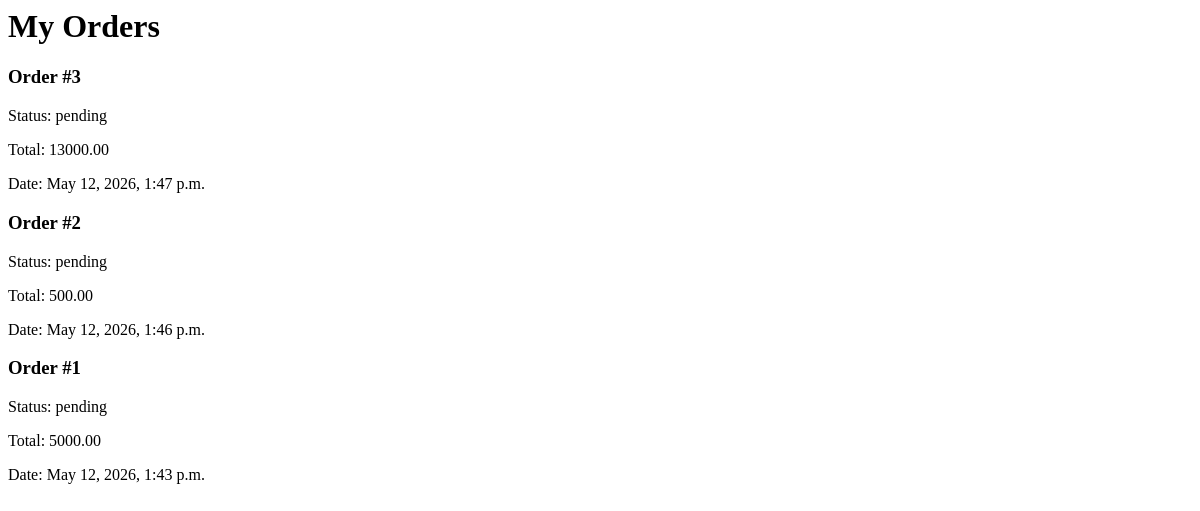
The page /orders/ (signed in) on the database as committed earlier.
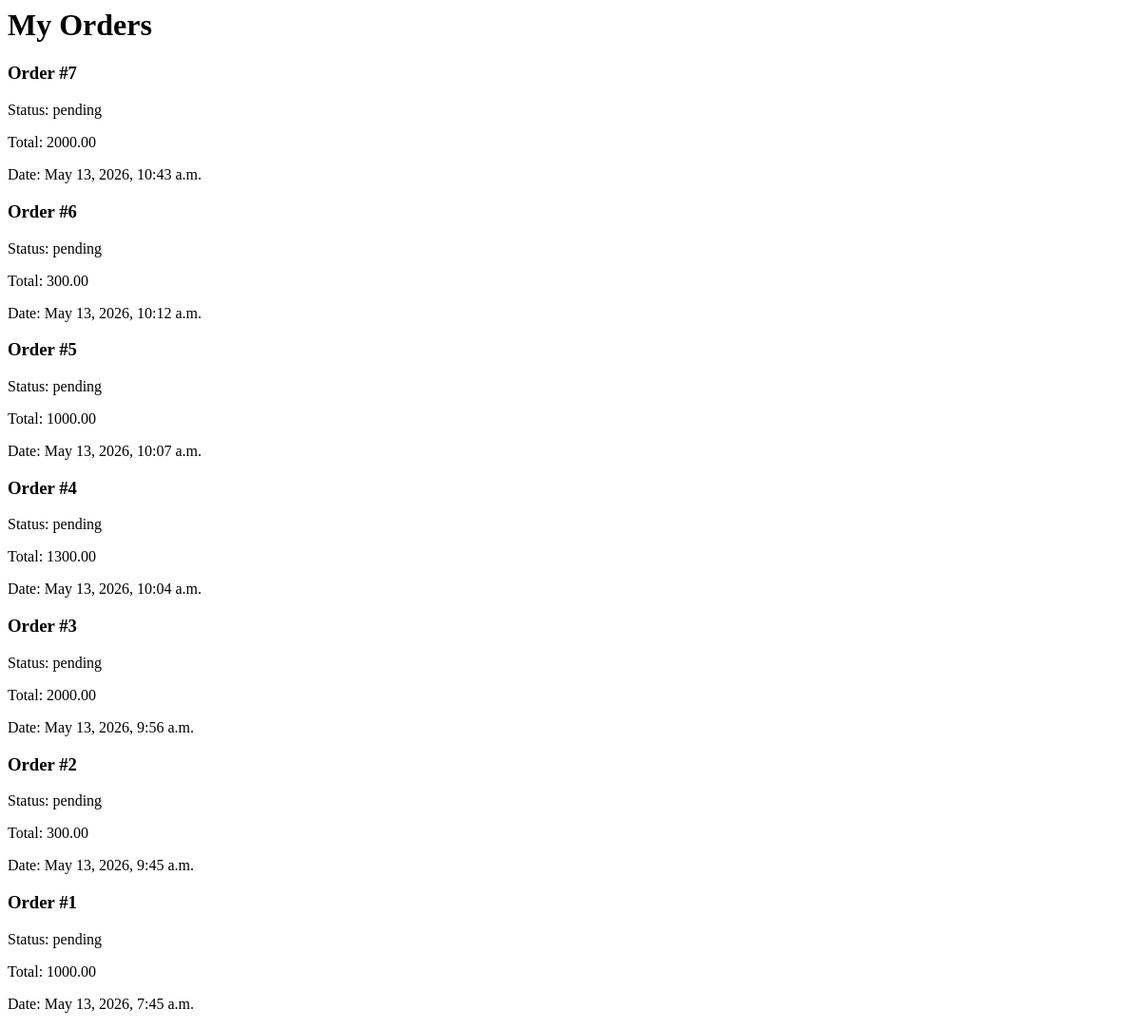
The same page on the database as committed later.
### ecommerce/models.py (models this page shows, shortened)
class Order(models.Model):
    STATUS_CHOICES = [
        ('pending', 'Pending'),
        ('processing', 'Processing'),
        ('shipped', 'Shipped'),
        ('delivered', 'Delivered'),]
    PAYMENT_METHODS = [
        ('cod', 'Cash on Delivery'),
        ('stub','Test Payment')]
    user = models.ForeignKey(CustomUser, on_delete=models.CASCADE)
    full_name = models.CharField(max_length=255)
    email = models.EmailField()
    address = models.TextField()
    city = models.CharField(max_length=255)
    postal_code = models.CharField(max_length=20)
    phone = models.CharField(max_length=20)
    notes = models.TextField(blank=True, null=True)
    status = models.CharField(max_length=20, choices=STATUS_CHOICES,default='pending')
    created_at = models.DateTimeField(auto_now_add=True)
    total_price = models.DecimalField(max_digits=10, decimal_places=2, default=0)
    payment_method = models.CharField(max_length=20, choices=PAYMENT_METHODS, default='cod')

### ecommerce/views.py (the view)
# urls.py: path('orders/', order_history, name='order_history'),
@login_required
def order_history(request):
    orders = request.user.order_set.all().order_by('-created_at')
    return render(request, 'product/order_history.html', {'orders': orders})

### templates/product/order_history.html
<h1>My Orders</h1>
{% for order in orders %}
<div>
    <h3>Order #{{ order.id }}</h3>
    <p>Status: {{ order.status }}</p>
    <p>Total: {{ order.total_price }}</p>
    <p>Date: {{ order.created_at }}</p>
</div>
{% empty %}
    <p>No orders yet.</p>
{% endfor %}

Rows that differ between the two databases and show on the page:
added Order: id "7", status "pending", total_price "2000.00", created_at "May 13, 2026, 10:43 a.m."
added Order: id "6", status "pending", total_price "300.00", created_at "May 13, 2026, 10:12 a.m."
added Order: id "5", status "pending", total_price "1000.00", created_at "May 13, 2026, 10:07 a.m."
added Order: id "4", status "pending", total_price "1300.00", created_at "May 13, 2026, 10:04 a.m."
changed Order id 3: total_price "13000.00" → "2000.00"; created_at "May 12, 2026, 1:47 p.m." → "May 13, 2026, 9:56 a.m."
changed Order id 2: total_price "500.00" → "300.00"; created_at "May 12, 2026, 1:46 p.m." → "May 13, 2026, 9:45 a.m."
changed Order id 1: total_price "5000.00" → "1000.00"; created_at "May 12, 2026, 1:43 p.m." → "May 13, 2026, 7:45 a.m."
